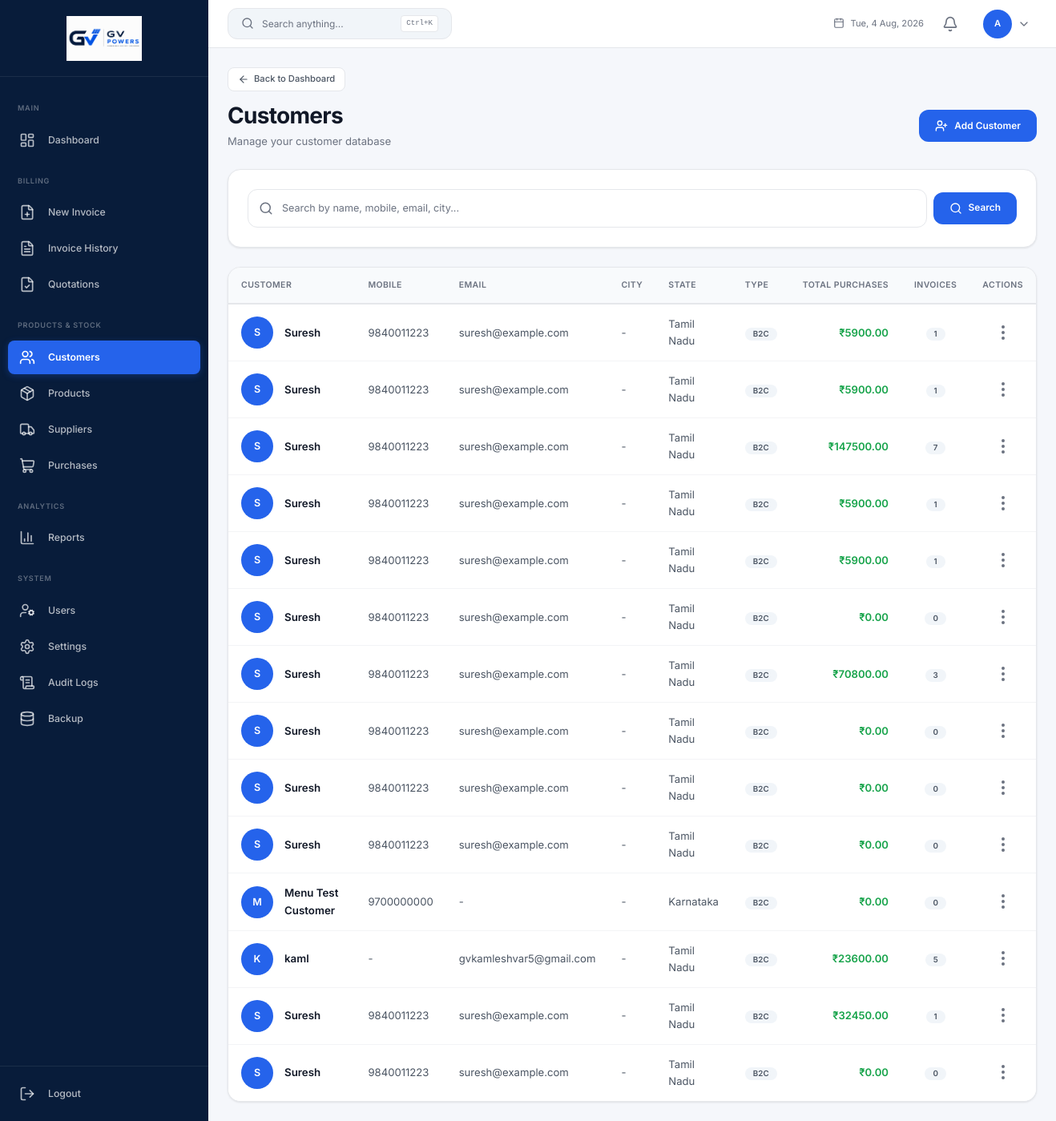
The page /customers (signed in) on the database its author committed.
### app.py (models this page shows, shortened)
class User(UserMixin, db.Model):
    __tablename__ = 'users'
    id = db.Column(db.Integer, primary_key=True)
    username = db.Column(db.String(80), unique=True, nullable=False)
    email = db.Column(db.String(120), unique=True, nullable=False)
    password_hash = db.Column(db.String(256), nullable=False)
    full_name = db.Column(db.String(120), nullable=False)
    role = db.Column(db.String(20), default='staff')
    is_active = db.Column(db.Boolean, default=True)
    last_login = db.Column(db.DateTime)
    created_at = db.Column(db.DateTime, default=datetime.utcnow)
    updated_at = db.Column(db.DateTime, default=datetime.utcnow, onupdate=datetime.utcnow)
    @property
    def is_admin(self): return self.role == 'admin'

class Customer(db.Model):
    __tablename__ = 'customers'
    id = db.Column(db.Integer, primary_key=True)
    name = db.Column(db.String(120), nullable=False)
    mobile = db.Column(db.String(20))
    email = db.Column(db.String(120))
    address = db.Column(db.Text)
    gstin = db.Column(db.String(15))
    state = db.Column(db.String(50))
    state_code = db.Column(db.Integer, default=29)
    total_purchases = db.Column(db.Numeric(12, 2), default=0)
    invoice_count = db.Column(db.Integer, default=0)
    created_at = db.Column(db.DateTime, default=datetime.utcnow)
    updated_at = db.Column(db.DateTime, default=datetime.utcnow, onupdate=datetime.utcnow)
    invoices = db.relationship('Invoice', backref='customer', lazy=True)

### app.py (the view)
@app.route('/customers')
@login_required
def customers_list():
    q = Customer.query; search = request.args.get('q', '').strip()
    if search: q = q.filter(or_(Customer.name.ilike(f'%{search}%'), Customer.mobile.ilike(f'%{search}%'), Customer.email.ilike(f'%{search}%'), Customer.gstin.ilike(f'%{search}%')))
    return render_template('customers/customers.html', customers=q.order_by(desc(Customer.created_at)).all(), search=search)

### app.py (called while the page is built)
def login_required(f):
    @wraps(f)
    def decorated(*args, **kwargs):
        if not current_user.is_authenticated: flash('Please log in.', 'warning'); return redirect(url_for('login'))
        return f(*args, **kwargs)
    return decorated

@app.before_request
def enforce_role_permissions():
    if not current_user.is_authenticated:
        return
    if current_user.is_admin:
        return
    ep = request.endpoint or ''
    if ep in SALES_ENDPOINTS or ep.startswith('static'):
        return
    flash('You do not have permission to access this page.', 'danger')
    return redirect(url_for('dashboard'))

### templates/customers/customers.html (shortened to what this page needs)
{% extends "layouts/admin_layout.html" %}
{% block back_link %}
<a href="{{ url_for('dashboard') }}" class="ih-back-link"><i data-lucide="arrow-left"></i> Back to Dashboard</a>
{% endblock %}
{% block content %}
<div class="page-header">
    <div class="page-header-left">
        <h1>Customers</h1>
        <p>Manage your customer database</p>
    </div>
    <div class="page-header-actions">
        <button class="btn btn-primary" data-bs-toggle="modal" data-bs-target="#createCustomerModal">
            <i data-lucide="user-plus"></i> Add Customer
        </button>
    </div>
</div>
<div class="card mb-24">
    <div class="card-body">
        <form method="GET" action="{{ url_for('customers_list') }}">
            <div class="d-flex gap-8 align-items-center">
                <div class="flex-1 position-relative">
                    <i data-lucide="search" style="position:absolute;left:14px;top:50%;transform:translateY(-50%);width:18px;height:18px;color:var(--text-muted);"></i>
                    <input type="text" class="form-control" name="q" placeholder="Search by name, mobile, email, city..." value="{{ search or '' }}" style="padding-left:42px;">
                </div>
                <button type="submit" class="btn btn-primary"><i data-lucide="search"></i> Search</button>
            </div>
        </form>
    </div>
</div>
<div class="admin-table-wrapper">
    <div class="table-responsive">
        <table class="table align-middle mb-0">
            <thead>
                <tr>
                    <th>Customer</th>
                    <th>Mobile</th>
                    <th>Email</th>
                    <th>City</th>
                    <th>State</th>
                    <th>Type</th>
                    <th class="text-end">Total Purchases</th>
                    <th class="text-center">Invoices</th>
                    <th class="text-center">Actions</th>
                </tr>
            </thead>
            <tbody>
                {% if customers %}
                    {% for customer in customers %}
                    <tr>
                        <td>
                            <div class="d-flex align-items-center gap-3">
                                <div class="user-avatar avatar-accent" style="width:40px;height:40px;font-size:0.9rem;flex-shrink:0;">
                                    {{ customer.name[0]|upper }}
                                </div>
                                <div>
                                    <a href="{{ url_for('customer_profile', cid=customer.id) }}" style="font-size:0.95rem;font-weight:600;color:var(--text-primary);text-decoration:none;">{{ customer.name }}</a>
                                </div>
                            </div>
                        </td>
                        <td style="color:var(--text-secondary);">{{ customer.mobile or '-' }}</td>
                        <td style="color:var(--text-secondary);">{{ customer.email or '-' }}</td>
                        <td style="color:var(--text-secondary);">{{ customer.city or '-' }}</td>
                        <td style="color:var(--text-secondary);">{{ customer.state or '-' }}</td>
                        <td>
                            <span class="badge {{ 'badge-info' if customer.customer_type == 'B2B' else 'badge-secondary' }}">{{ customer.customer_type or 'B2C' }}</span>
                        </td>
                        <td class="text-end" style="font-weight:600;color:var(--color-success);">&#8377;{{ "%.2f"|format(customer.total_purchases or 0) }}</td>
                        <td class="text-center"><span class="badge badge-secondary">{{ customer.invoice_count or 0 }}</span></td>
                        <td class="text-center">
                            <div class="erp-menu" data-erp-menu>
                                <button class="erp-menu__trigger" data-erp-trigger aria-label="Actions" aria-haspopup="true" title="Actions">
                                    <i data-lucide="ellipsis-vertical"></i>
                                </button>
                            </div>
                        </td>
                    </tr>
                    {% endfor %}
                {% endif %}
            </tbody>
        </table>
    </div>
</div>
{% endblock %}

### templates/layouts/admin_layout.html (shortened to what this page needs)
{% extends "base.html" %}
{% block body %}
<div class="app-wrapper">
    <aside class="sidebar" id="sidebar">
        <div class="sidebar-brand">
            <a href="{{ url_for('dashboard') }}" class="brand-icon-link">
                <img src="{{ url_for('static', filename='img/logo/img.png') }}" alt="GV Powers" class="brand-logo">
            </a>
        </div>
        <nav class="sidebar-nav">
            <div class="sidebar-section-title">Main</div>
            <a href="{{ url_for('dashboard') }}" class="nav-link {% if request.endpoint == 'dashboard' %}active{% endif %}" data-tooltip="Dashboard">
                <i data-lucide="layout-dashboard"></i>
                <span class="nav-text">Dashboard</span>
            </a>
            <div class="sidebar-section-title">Billing</div>
            <a href="{{ url_for('new_invoice') }}" class="nav-link {% if request.endpoint == 'new_invoice' %}active{% endif %}" data-tooltip="New Invoice">
                <i data-lucide="file-plus"></i>
                <span class="nav-text">New Invoice</span>
            </a>
            <a href="{{ url_for('invoice_history') }}" class="nav-link {% if request.endpoint == 'invoice_history' %}active{% endif %}" data-tooltip="Invoice History">
                <i data-lucide="file-text"></i>
                <span class="nav-text">Invoice History</span>
            </a>
            {% if current_user.is_admin %}
            <a href="{{ url_for('quotations_list') }}" class="nav-link {% if request.endpoint in ('quotations_list', 'new_quotation', 'quotation_preview') %}active{% endif %}" data-tooltip="Quotations">
                <i data-lucide="file-check"></i>
                <span class="nav-text">Quotations</span>
            </a>
            <div class="sidebar-section-title">Products &amp; Stock</div>
            <a href="{{ url_for('customers_list') }}" class="nav-link {% if request.endpoint in ('customers_list', 'customer_profile') %}active{% endif %}" data-tooltip="Customers">
                <i data-lucide="users"></i>
                <span class="nav-text">Customers</span>
            </a>
            <a href="{{ url_for('products_list') }}" class="nav-link " data-tooltip="Products">
                <i data-lucide="package"></i>
                <span class="nav-text">Products</span>
            </a>
            <a href="{{ url_for('suppliers_list') }}" class="nav-link {% if request.endpoint == 'suppliers_list' %}active{% endif %}" data-tooltip="Suppliers">
                <i data-lucide="truck"></i>
                <span class="nav-text">Suppliers</span>
            </a>
            <a href="{{ url_for('purchases_list') }}" class="nav-link {% if request.endpoint == 'purchases_list' %}active{% endif %}" data-tooltip="Purchases">
                <i data-lucide="shopping-cart"></i>
                <span class="nav-text">Purchases</span>
            </a>
            <div class="sidebar-section-title">Analytics</div>
            <a href="{{ url_for('reports_page') }}" class="nav-link {% if request.endpoint and 'report' in request.endpoint %}active{% endif %}" data-tooltip="Reports">
                <i data-lucide="bar-chart-3"></i>
                <span class="nav-text">Reports</span>
            </a>
            <div class="sidebar-section-title">System</div>
            <a href="{{ url_for('users_list') }}" class="nav-link {% if request.endpoint in ('users_list', 'profile') %}active{% endif %}" data-tooltip="Users">
                <i data-lucide="user-cog"></i>
                <span class="nav-text">Users</span>
            </a>
            <a href="{{ url_for('settings_page') }}" class="nav-link {% if request.endpoint == 'settings_page' %}active{% endif %}" data-tooltip="Settings">
                <i data-lucide="settings"></i>
                <span class="nav-text">Settings</span>
            </a>
            <a href="{{ url_for('audit_logs') }}" class="nav-link {% if request.endpoint == 'audit_logs' %}active{% endif %}" data-tooltip="Audit Logs">
                <i data-lucide="scroll-text"></i>
                <span class="nav-text">Audit Logs</span>
            </a>
            <a href="{{ url_for('backup_page') }}" class="nav-link {% if request.endpoint == 'backup_page' %}active{% endif %}" data-tooltip="Backup">
                <i data-lucide="database"></i>
                <span class="nav-text">Backup</span>
            </a>
            {% endif %}
        </nav>
        <div class="sidebar-footer">
            <form action="{{ url_for('logout') }}" method="POST" class="d-inline">
                <button type="submit" class="nav-link btn btn-link text-start w-100" data-tooltip="Logout">
                    <i data-lucide="log-out"></i><span class="nav-text">Logout</span>
                </button>
            </form>
        </div>
    </aside>
    <div class="main-content">
        <header class="top-navbar">
            <button class="search-trigger" onclick="openSearch()" type="button">
                <i data-lucide="search" style="width:16px;height:16px;"></i>
                <span class="search-label">Search anything...</span>
                <kbd>Ctrl+K</kbd>
            </button>
            <div class="navbar-date">
                <i data-lucide="calendar" style="width:14px;height:14px;"></i>
                <span id="navDateDisplay"></span>
            </div>
            <div class="dropdown erp-menu" id="notificationBell" data-erp-menu>
                <button class="btn btn-link text-decoration-none position-relative p-1 erp-menu__trigger" data-erp-trigger aria-expanded="false" style="height:34px;width:34px;border-radius:10px;">
                    <i data-lucide="bell" style="width:20px;height:20px;color:var(--text-muted);"></i>
                </button>
            </div>
            <div class="dropdown erp-menu" data-erp-menu>
                <button class="user-dropdown erp-menu__trigger" data-erp-trigger aria-expanded="false" style="gap:.5rem;height:auto;width:auto;border-radius:12px;padding:.35rem .5rem;border:1px solid transparent;">
                    <div class="user-avatar">{{ current_user.full_name[0] }}</div>
                    <i data-lucide="chevron-down" style="width:16px;height:16px;color:var(--text-muted);"></i>
                </button>
            </div>
        </header>
        <div class="page-content">
            {% block back_link %}{% endblock %}
            {% block content %}{% endblock %}
        </div>
    </div>
</div>
{% endblock %}

### static/css/admin.css (style rules this page uses)
.admin-table-wrapper { background: var(--bg-white); border: 1px solid var(--border-color); border-radius: var(--radius-xl); overflow: hidden; box-shadow: var(--shadow-card); }

### static/css/erp-menu.css (style rules this page uses)
.erp-menu { position: relative; display: inline-flex; }
.erp-menu__trigger { width: 34px; height: 34px; border-radius: 10px; display: inline-flex; align-items: center; justify-content: center; border: 1px solid transparent; background: transparent; color: var(--text-muted, #6b7280); cursor: pointer; transition: background .15s, color .15s, border-color .15s, transform .1s; flex-shrink: 0; }

### rows shown on the page
User: full_name "A"
Customer: name "S", name "Suresh", mobile "9840011223", email "suresh@example.com", city "-", state "Tamil Nadu", customer_type "B2C", total_purchases "5900.00", invoice_count "1"
Customer: name "S", name "Suresh", mobile "9840011223", email "suresh@example.com", city "-", state "Tamil Nadu", customer_type "B2C", total_purchases "5900.00", invoice_count "1"
Customer: name "S", name "Suresh", mobile "9840011223", email "suresh@example.com", city "-", state "Tamil Nadu", customer_type "B2C", total_purchases "147500.00", invoice_count "7"
Customer: name "S", name "Suresh", mobile "9840011223", email "suresh@example.com", city "-", state "Tamil Nadu", customer_type "B2C", total_purchases "5900.00", invoice_count "1"
Customer: name "S", name "Suresh", mobile "9840011223", email "suresh@example.com", city "-", state "Tamil Nadu", customer_type "B2C", total_purchases "5900.00", invoice_count "1"
Customer: name "S", name "Suresh", mobile "9840011223", email "suresh@example.com", city "-", state "Tamil Nadu", customer_type "B2C", total_purchases "0.00", invoice_count "0"
Customer: name "S", name "Suresh", mobile "9840011223", email "suresh@example.com", city "-", state "Tamil Nadu", customer_type "B2C", total_purchases "70800.00", invoice_count "3"
Customer: name "S", name "Suresh", mobile "9840011223", email "suresh@example.com", city "-", state "Tamil Nadu", customer_type "B2C", total_purchases "0.00", invoice_count "0"
Customer: name "S", name "Suresh", mobile "9840011223", email "suresh@example.com", city "-", state "Tamil Nadu", customer_type "B2C", total_purchases "0.00", invoice_count "0"
Customer: name "S", name "Suresh", mobile "9840011223", email "suresh@example.com", city "-", state "Tamil Nadu", customer_type "B2C", total_purchases "0.00", invoice_count "0"
Customer: name "M", name "Menu Test Customer", mobile "9700000000", email "-", city "-", state "Karnataka", customer_type "B2C", total_purchases "0.00", invoice_count "0"
Customer: name "K", name "kaml", mobile "-", email "gvkamleshvar5@gmail.com", city "-", state "Tamil Nadu", customer_type "B2C", total_purchases "23600.00", invoice_count "5"
Customer: name "S", name "Suresh", mobile "9840011223", email "suresh@example.com", city "-", state "Tamil Nadu", customer_type "B2C", total_purchases "32450.00", invoice_count "1"
Customer: name "S", name "Suresh", mobile "9840011223", email "suresh@example.com", city "-", state "Tamil Nadu", customer_type "B2C", total_purchases "0.00", invoice_count "0"
